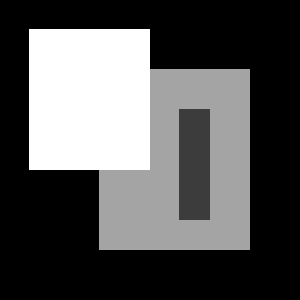
#> input picture 6-Simple Features/week06_data/TestIm1.png, 300 x 300 px, found by its file name
$ jupyter execute --allow-errors Simple_Features.ipynb
#> lines starting #> are read from the running program, lines starting #| are printed output that depends on the picture; after the words box and inside, x2 and y2 are one past the last pixel; in counts of white or black regions, pixels touching at a corner belong together
# Feature Extraction

 ## Harris Corner Detector

[cell 1]
import numpy as np
import matplotlib.pyplot as plt
import pandas as pd
import cv2
import skimage.io
import os

[cell 2]
gen = os.getcwd()
path = '\week06_data\TestIm1.png'
I1 = skimage.io.imread(gen + path).astype(float)
I1 = I1[:,:,0]
#> I1: shape (300, 300) float64
# I1_inv = np.invert(I1)
print(I1.shape)
#| (300, 300)

fig, ax = plt.subplots()
ax.imshow(I1, cmap='gray')
# ax[1].imshow(I_inv, cmap='gray')

[cell 3]
s = 10

[cell 4]
def gaussian1DKernel(sigma:int, scale:int = 5):
    """
    sigma: stadard deviation of the gaussian distribution.
    scale: Range of x times the stadard deviatiion for the x values where we'll evaluate the gaussian.
    Scale fixed to 5, following the rule of 3std = 99.7% of the data. We make sure we have at least that much.

    g: Gaussian distribution given a variance. Column Vector -> (n,1)
    gx: Gaussian distribution derivative given a variance. Column Vector -> (n,1)

    If instead of doing it 1D we were doing 2D Kerels, would be much more computational expensive
    from run time O(2*n) --> O(n^2)
    """
    # Width of the Gaussian
    h = np.ceil(scale*sigma)
    x = np.arange(-h, h+1)
    # Cte of the Gaussian
    c = (1)/(np.sqrt(2*np.pi)*sigma)
    c_exp = np.exp((-x**2)/(2*sigma**2))
    # Gaussian equation
    g = c*c_exp
    # First derivative
    gx = (-x/sigma**2)*g
    # Reshape to (n,1)
    g, gx = g.reshape(-1,1), gx.reshape(-1,1)

    return g, gx

[cell 5]
g, gx = gaussian1DKernel(s)
fig, ax = plt.subplots(1,2, figsize=(15,5))
ax[0].plot(g)
ax[0].set_title('Gaussian Function')
ax[1].plot(gx)
ax[1].set_title('First Derivative Gaussian')
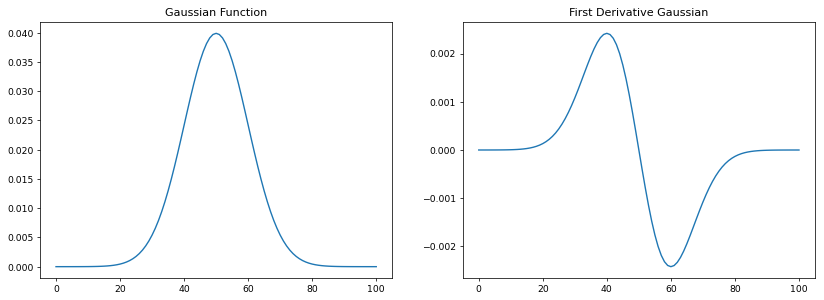
#> figure drawn by matplotlib, 2 panels; panel 1: curve peaks at x = 50, y = 0.0399; panel 2: curve peaks at x = 40, y = 0.00242

[cell 6]
def gaussianSmoothing(im, sigma, scale:int=5):
    """
    Gaussian convoltion on a given image. Being g a column vector (n,1)
    I = g*g.T*I
    Ix = d/dx(g.T)*I*g
    Iy = d/dy(g)*I*g.T
    # Remember they are comutative

    im: Image we want to convolve.
    sigma: the variance of the gaussian distribution. In case we want to change it, by default 5
    scale: The the scale we want to analyise the gaussian distribution
    """
#> called with sigma = 10, scale = 5
    g, gx = gaussian1DKernel(sigma, scale)

    I = cv2.filter2D(cv2.filter2D(im, -1, g.T), -1, g)  # convolution on x then in y
    Ix = cv2.filter2D(cv2.filter2D(im, -1, gx.T), -1, g) # convolution with dervative en x direcion then convolve
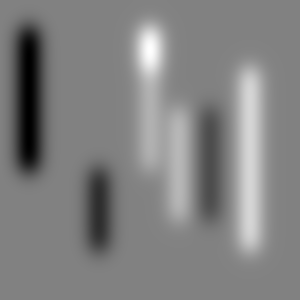
#> Ix: shape (300, 300) float64; min -10.16, max 9.79, mean 0.00175; drawn with min black and max white
#   in y direction
    Iy = cv2.filter2D(cv2.filter2D(im, -1, gx), -1, g.T) # convolution with dervative en y direcion then convolve
#   in x direction
    # ddepth has to do with which kind of informarion on the pixel we want, 8bytes, 16 bytes

    return I, Ix, Iy

[cell 7]
I,Ix,Iy = gaussianSmoothing(I1, s)

fig, ax = plt.subplots(1,3, figsize=(15,5))
ax[0].imshow(I)
ax[0].set_title('Image smoothed')
ax[1].imshow(Ix)
ax[1].set_title('Derivative of x axis on Image smoothed')
ax[2].imshow(Iy)
ax[2].set_title('Derivative of y axis on Image smoothed')
fig.suptitle('Normal Image')

### Why we are only detecting edges on the right part on the x derivative and on the lower part on the y derivative??

[cell 8]
# I_inv,Ix_inv,Iy_inv = gaussianSmoothing(I1_inv, s)
# fig, ax = plt.subplots(1,4, figsize=(15,5))
# ax[0].imshow(I1_inv, cmap='gray')
# ax[0].set_title('Image')
# ax[1].imshow(I_inv)
# ax[1].set_title('Smoothed')
# ax[2].imshow(Ix_inv)
# ax[2].set_title("g'(x)/dx Image smoothed")
# ax[3].imshow(Iy_inv)
# ax[3].set_title("g'(y)/dy Image smoothed")
# fig.suptitle('Inverted Image')

### If we use the inverse of the image we obtain the oposite edges

[cell 9]
# Ix_p, Iy_p = (Ix+Ix_inv), (Iy+Iy_inv)
# I_p = Ix_p + Iy_p
# fig, ax = plt.subplots(1,3, figsize=(15,5))

# ax[0].imshow(Ix_p)
# ax[0].set_title("g'(x)/dx Image smoothed")
# ax[1].imshow(Iy_p)
# ax[1].set_title("g'(y)/dy Image smoothed")
# ax[2].imshow(I_p)
# ax[2].set_title('Sum of both')
# fig.suptitle('Inverted Image')

[cell 10]
def smoothHessian(im, sigma:int, epsilon:int):
    """
    Harris corner measure. Where * means convolution:
        C(x,y) = g*ΔI(x,y)^2 = g*(I(x,y)-I(x+Δx,y+Δy))^2
    We replace the last term with taylor expansion:
        I(x+Δx,y+Δy) =~ I(x,y) - dI/dx(x,y)Δ_x - dI/dy(x,y)Δ_y
    We can assume:
        dI/dx(x,y) = Ix
        dI/dy(x,y) = Iy
    We can rewrite it as:
        I(x+Δx,y+Δy) = I(x,y) - [Ix Iy][Δ_x Δ_y].T  # Ix and Iy are values at (x,y)
    If we subsititute:
        C(x,y) = g*([Ix Iy][Δ_x Δ_y].T)^2 = g*([Δ_x Δ_y]x[Ix Iy].Tx[Ix Iy]x[Δ_x Δ_y].T) # x is normal multiplication.

    im: image we want to convolve.
    sigma: standard deviation we want to use in the gaussian.
    epsilon: The Gaussian Kernel width.


    """
    I,Ix,Iy = gaussianSmoothing(im, sigma)
    ge, gxe = gaussian1DKernel(sigma, epsilon)


    C = np.zeros((2,2, *im.shape))
    C[0,0] = cv2.filter2D(cv2.filter2D(Ix**2, -1, ge.T), -1, ge)
    C[0,1] = cv2.filter2D(cv2.filter2D(Ix*Iy, -1, ge.T), -1, ge)
    C[1,0] = cv2.filter2D(cv2.filter2D(Ix*Iy, -1, ge.T), -1, ge)
    C[1,1] = cv2.filter2D(cv2.filter2D(Iy**2, -1, ge.T), -1, ge)

    return C

[cell 11]
C = smoothHessian(I1, s, 10)

[cell 12]
def harrisMeasure(im, sigma:int, epsilon:int, k:int=0.06):

#> called with sigma = 10, epsilon = 10, k = 0.06
    C = smoothHessian(im, sigma, epsilon)
    r = C[0,0]*C[1,1]-C[0,1]**2-k*(C[0,0]+C[1,1])**2

    return r

[cell 13]
s = 10
e = 10
r = harrisMeasure(I1, s, e)
# # r_inv = harrisMeasure(I_inv,s, e)
# fig, ax = plt.subplots(figsize=(15,5))
# ax.imshow(r)
# plt.colorbar(ax)
# r.shape

[cell 14]
plt.imshow(r)
plt.colorbar()
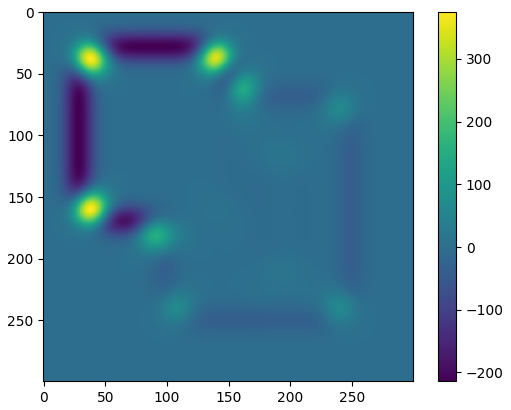
#> figure drawn by matplotlib, 2 panels

[cell 15]
r_max = np.max(r)
#> r_max = 375.5

[cell 16]
tau = 0.8*r_max
#> tau = 300.4

idx = np.where(r>tau)
#> idx = 273 positions, rows 33 to 165, columns 33 to 144
r_t = np.zeros(I1.shape)
r_t[idx] = r[idx]
plt.imshow(r_t, cmap='gray')

#> (a cell that did not finish here is left out)

[cell 18]
def cornerDetector(im, sigma:int, epsilon:int, k:int=0.06, tau:int=None):
    """
    Apply threshold
    Apply Non maximum suppresion, then filter with threshold tau.
        (I(x, y) − I(x′, y′)) > 0 ∀ x′ ∈ N(x, y)
    Where N(x, y) is a neighbourhood around the point (x, y)
        (I(x, y) − I(x′, y′)) > 0 = (I(x, y) > I(x′, y′)
    """


    r = harrisMeasure(im, sigma, epsilon, k)
#> call 2 of harrisMeasure, with sigma = 20, epsilon = 20, k = 0.06
#> call 4 of gaussianSmoothing, with sigma = 20, scale = 5
#> in gaussianSmoothing (call 4), `I = cv2.filter2D(cv2.filter2D(im, -1, g.T), -1, g)`:
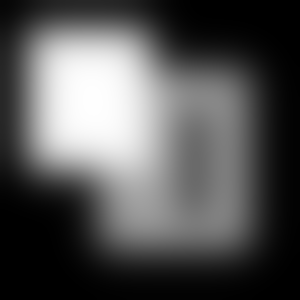
#> I: shape (300, 300) float64; min 7.41e-07, max 254.5, mean 84.8
#> in gaussianSmoothing (call 4), `Ix = cv2.filter2D(cv2.filter2D(im, -1, gx.T), -1, g)`:
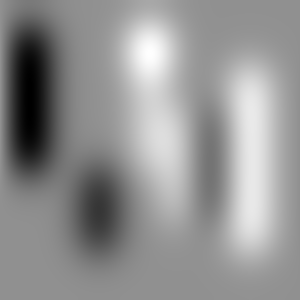
#> Ix: shape (300, 300) float64; min -5, max 3.81, mean 0.0572; drawn with min black and max white
#> in gaussianSmoothing (call 4), `Iy = cv2.filter2D(cv2.filter2D(im, -1, gx), -1, g.T)`:
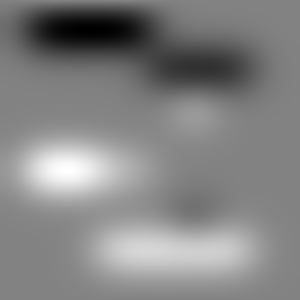
#> Iy: shape (300, 300) float64; min -4.99, max 4.76, mean 0.0493; drawn with min black and max white
#> in harrisMeasure (call 2), `r = C[0,0]*C[1,1]-C[0,1]**2-k*(C[0,0]+C[1,1])**2`:
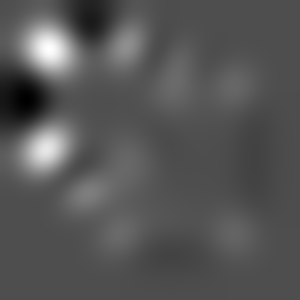
#> r: shape (300, 300) float64; min -9.3, max 21.02, mean 1; drawn with min black and max white

#     Create Threshold
    if not tau:
        tau = 0.8*np.max(r)
#> tau = 16.81

    idx = np.where(r>tau)
#> idx = 581 positions, rows 37 to 155, columns 37 to 60
    r_t = np.zeros(im.shape)
    r_t[idx] = r[idx]

    # Non maximum suppresion
    # aplicar find peak from algorithms to sund peaks in each row and each column
#     r_cor = np.ones(im.shape)
    r_zeros = np.zeros(im.shape)

    # r(x, y) > r(x, y + 1)
    Up = (r_t[:-1,:] > r_t[1:,:])
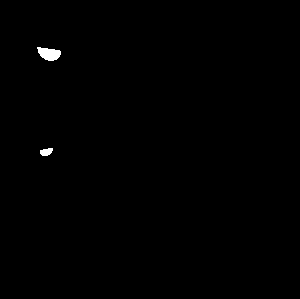
#> Up: shape (299, 300) bool; 0.34% white; 2 white regions, box (x1, y1, x2, y2) and area: (37, 47, 61, 61) 231, (40, 148, 53, 156) 78
    # r(x, y) ≥ r(x, y − 1)
    Low = (r_t[:-1,:] <= r_t[1:,:])


    # r(x, y) > r(x + 1, y)
    R = (r_t[:,:-1] > r_t[:,1:])
#> R: shape (300, 299) bool; 0.34% white; 2 white regions, box (x1, y1, x2, y2) and area: (47, 37, 61, 61) 231, (45, 143, 53, 156) 76

    # r(x, y) ≥ r(x − 1, y)
    Lef = (r_t[:,:-1] <= r_t[:,1:])

    # Get columns
    col, row = im.shape
#> col = 300; row = 300

    # Create a row of false (if we want to consider the boudaries, we should use True )
    falsy_column = np.array([False] * row)
    falsy_row = np.array([False] * col)

    # Append Columns
    R = np.column_stack([R, falsy_column])
    Left = np.column_stack([falsy_column, Lef])
#> Left: shape (300, 300) bool; 99.3% white; 3 black regions, box (x1, y1, x2, y2) and area: (0, 0, 1, 300) 300, (48, 37, 62, 61) 231, (46, 143, 54, 156) 76
    Up = np.vstack([Up, falsy_row])
    Low = np.vstack([falsy_row, Low])
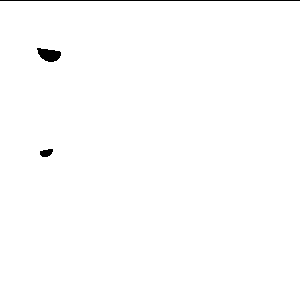
#> Low: shape (300, 300) bool; 99.3% white; 3 black regions, box (x1, y1, x2, y2) and area: (0, 0, 300, 1) 300, (37, 48, 61, 62) 231, (40, 149, 53, 157) 78


    # Get index when R and L are true
    idx_x = np.where(R & Left)
#> idx_x = 37 positions, rows 37 to 155, columns 45 to 51
    # Get index when Low and Up are true
    idx_y = np.where(Up & Low)
#> idx_y = 37 positions, rows 47 to 150, columns 37 to 60
    # Cast all values that satisfy the condition to it's real value
    r_zeros[idx_x] = r_t[idx_x]
    r_zeros[idx_y] = r_t[idx_y]
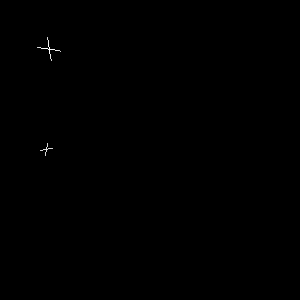
#> r_zeros: shape (300, 300) float64; min 0, max 21.02, mean 0; drawn with min black and max white


#     # r(x, y) > r(x, y + 1)
#     R = (r_zeros[:-1,:] < r_zeros[1:,:])
#     # r(x, y) ≥ r(x − 1, y)
#     L = ~R


#     # r(x, y) > r(x + 1, y)
#     idx_right = np.where(r_t[:-1,:] < r_t[1:,:])
#     r_cor[idx_right] = 0

#     # r(x, y) ≥ r(x − 1, y)
#     idx_left = np.where(r_t[1:,:] <= r_t[:-1,:])
#     r_cor[idx_left] = 0

#     # r(x, y) > r(x, y + 1) ∧
#     idx_up = np.where(r_t[:,:-1] <= r_t[:,1:])
#     r_cor[idx_up] = 0

#     # r(x, y) ≥ r(x, y − 1)
#     idx_down = np.where(r_t[:,1:] <= r_t[:,:-1])
#     r_cor[idx_down] = 0

# #     idx = np.where(r_cor == 1)


    ##

#     Then once we have applies the non maximal supression we end with a matrix of 0 and 1, that can be seen as a matrix of true and False.
#  once we have that we should pass it into the matrix r en select only the true values, or the 1

    return r_zeros, R

$ run again, with 6-Simple Features/week06_data/TestIm2.png copied over 6-Simple Features/week06_data/TestIm1.png
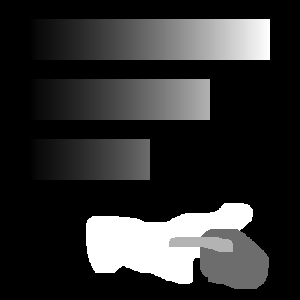
#> input picture 6-Simple Features/week06_data/TestIm2.png, 300 x 300 px, found by its file name
#| (300, 300)
#> r_max = 391.6
#> `tau = 0.8*r_max`: tau = 313.3
#> `idx = np.where(r>tau)`: idx = 261 positions, rows 206 to 266, columns 90 to 247
#> in harrisMeasure (call 2), `r = C[0,0]*C[1,1]-C[0,1]**2-k*(C[0,0]+C[1,1])**2`:
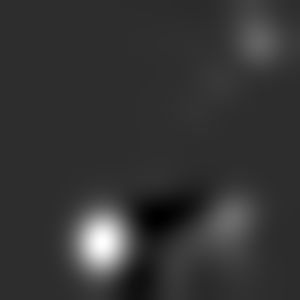
#> r: shape (300, 300) float64; min -5.44, max 25.38, mean 0.9; drawn with min black and max white
#> in cornerDetector, `tau = 0.8*np.max(r)`: tau = 20.3
#> in cornerDetector, `idx = np.where(r>tau)`: idx = 550 positions, rows 228 to 256, columns 90 to 113
#> Lef: shape (300, 299) bool; 99.7% white; 1 black region, box (x1, y1, x2, y2) and area: (101, 228, 114, 257) 285
#> Left: shape (300, 300) bool; 99.4% white; 2 black regions, box (x1, y1, x2, y2) and area: (0, 0, 1, 300) 300, (102, 228, 115, 257) 285
#> in cornerDetector, `Low = np.vstack([falsy_row, Low])`:
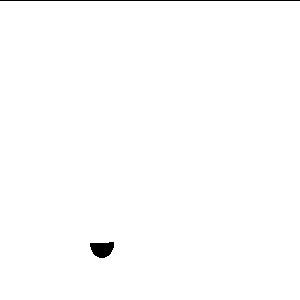
#> Low: shape (300, 300) bool; 99.3% white; 2 black regions, box (x1, y1, x2, y2) and area: (0, 0, 300, 1) 300, (90, 242, 114, 258) 290
#> idx_x = 29 positions, rows 228 to 256, columns 101 to 102
#> idx_y = 24 positions, rows 241 to 242, columns 90 to 113

$ run again, with 6-Simple Features/week06_data/House1.bmp saved as 6-Simple Features/week06_data/TestIm1.png
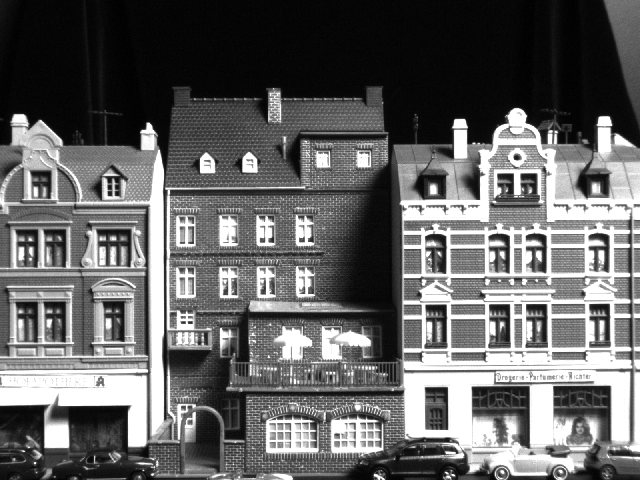
#> input picture 6-Simple Features/week06_data/House1.bmp, 640 x 480 px, found by its file name
#> r_max = 186.4
#> `tau = 0.8*r_max`: tau = 149.1
#> `idx = np.where(r>tau)`: idx = 195 positions, rows 112 to 419, columns 113 to 521
#> in harrisMeasure (call 2), `r = C[0,0]*C[1,1]-C[0,1]**2-k*(C[0,0]+C[1,1])**2`:
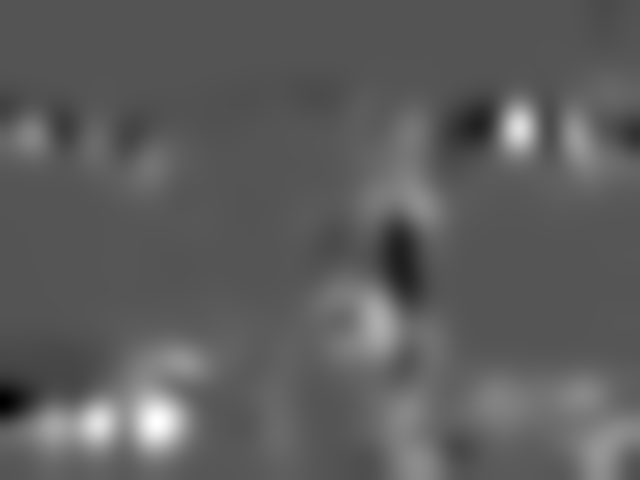
#> r: shape (480, 640) float64; min -1.4, max 2.79, mean 0.152; drawn with min black and max white
#> in cornerDetector, `tau = 0.8*np.max(r)`: tau = 2.23
#> in cornerDetector, `idx = np.where(r>tau)`: idx = 671 positions, rows 407 to 436, columns 95 to 170
#> Up: shape (479, 640) bool; 0.11% white; 2 white regions, box (x1, y1, x2, y2) and area: (144, 421, 171, 437) 325, (95, 423, 102, 427) 24
#> R: shape (480, 639) bool; 0.12% white; 2 white regions, box (x1, y1, x2, y2) and area: (156, 407, 171, 437) 334, (98, 420, 102, 427) 24
